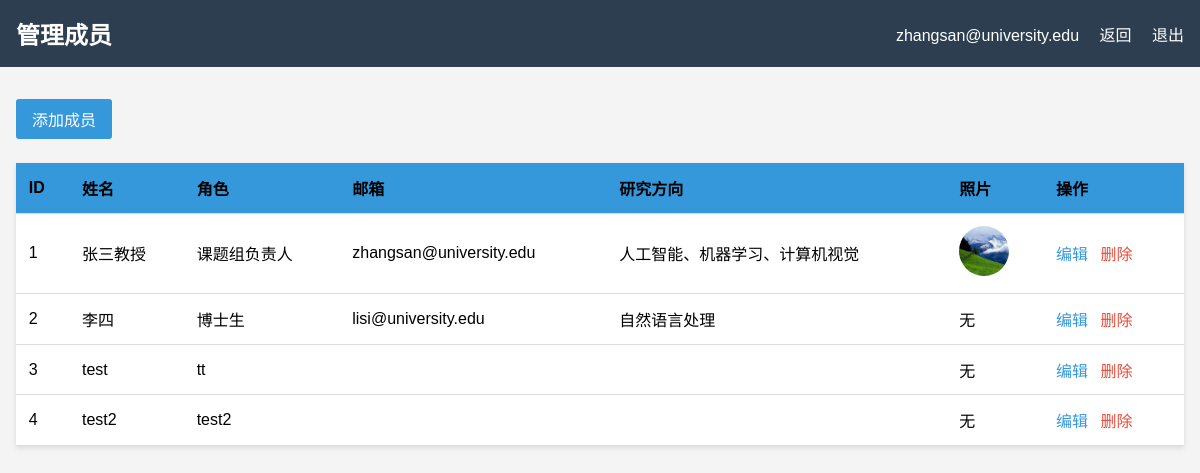
The app's page /admin/members (signed in), older data.
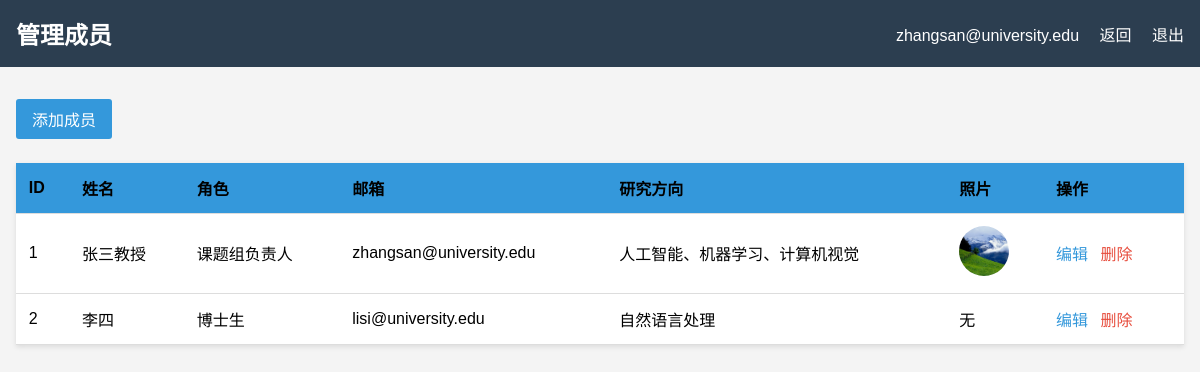
The same page, newer data.
### app.py (models this page shows)
class Member(db.Model):
    id = db.Column(db.Integer, primary_key=True)
    name = db.Column(db.String(100), nullable=False)
    role = db.Column(db.String(50), nullable=False)
    university = db.Column(db.String(100))          # 新增
    email = db.Column(db.String(100))
    research_area = db.Column(db.String(200))
    bio = db.Column(db.Text)
    photo_url = db.Column(db.String(200))
    stats = db.Column(db.JSON, default=[])
    publications = db.Column(db.JSON, default=[])
    projects = db.Column(db.JSON, default=[])
    news = db.Column(db.JSON, default=[])
    education = db.Column(db.JSON, default=[])
    experience = db.Column(db.JSON, default=[])

### app.py (the view)
@app.route('/admin/members')
@login_required
def admin_members():
    members = Member.query.all()
    return render_template('admin/members.html', members=members)

### app.py (called while the page is built)
def login_required(f):
    @wraps(f)
    def decorated_function(*args, **kwargs):
        if not session.get('logged_in'):
            flash('请先登录', 'warning')
            return redirect(url_for('login', next=request.url))
        return f(*args, **kwargs)
    return decorated_function

### templates/admin/members.html (shortened to what this page needs)
<!DOCTYPE html>
<html lang="zh-CN">
<head>
</head>
<body>
    <header class="admin-header">
        <h1>管理成员</h1>
        <div>
            <span>{{ session.username }}</span>
            <a href="{{ url_for('admin_dashboard') }}">返回</a>
            <a href="{{ url_for('logout') }}">退出</a>
        </div>
    </header>
    <div class="admin-container">
        <div class="toolbar">
            <a href="{{ url_for('admin_member_add') }}" class="btn">添加成员</a>
        </div>
        <table>
            <thead>
                <tr class="table_title">
                    <th>ID</th>
                    <th>姓名</th>
                    <th>角色</th>
                    <th>邮箱</th>
                    <th>研究方向</th>
                    <th>照片</th>
                    <th>操作</th>
                </tr>
            </thead>
            <tbody>
                {% for member in members %}
                <tr>
                    <td>{{ member.id }}</td>
                    <td>{{ member.name }}</td>
                    <td>{{ member.role }}</td>
                    <td>{{ member.email }}</td>
                    <td>{{ member.research_area }}</td>
                    <td>
                        {% if member.photo_url %}
                            <img src="{{ url_for('static', filename=member.photo_url) }}" alt="头像" style="width:50px; height:50px; object-fit:cover; border-radius:50%;">
                        {% else %}
                            无
                        {% endif %}
                    </td>
                    <td class="actions">
                        <a href="{{ url_for('admin_member_edit', id=member.id) }}">编辑</a>
                        <a href="{{ url_for('admin_member_delete', id=member.id) }}" class="delete" onclick="return confirm('确定删除吗？')">删除</a>
                    </td>
                </tr>
                {% endfor %}
            </tbody>
        </table>
    </div>
</body>
</html>

### templates/admin/members.html (style rules this page uses)
* { margin:0; padding:0; box-sizing:border-box; }
body { font-family: 'Microsoft YaHei', sans-serif; background: #f4f4f4; }
.admin-header { background: #2c3e50; color: white; padding: 1rem; display: flex; justify-content: space-between; align-items: center; }
.admin-header h1 { font-size: 1.5rem; }
.admin-header a { color: white; text-decoration: none; margin-left: 1rem; }
.admin-container { max-width: 1200px; margin: 2rem auto; padding: 0 1rem; }
.toolbar { margin-bottom: 1.5rem; display: flex; justify-content: space-between; align-items: center; }
.btn { background: #3498db; color: white; padding: 0.5rem 1rem; text-decoration: none; border-radius: 3px; display: inline-block; }
table { width: 100%; background: white; border-collapse: collapse; box-shadow: 0 2px 5px rgba(0,0,0,0.1); }
th, td { padding: 0.8rem; text-align: left; border-bottom: 1px solid #ddd; }
th { background: #f2f2f2; }
.table_title th { background-color: #3498db; }
.actions a { margin-right: 0.5rem; text-decoration: none; color: #3498db; }
.actions a.delete { color: #e74c3c; }

Row changes from the older to the newer data that the page shows:
removed Member: id "3", name "test", role "tt", photo_url "无"
removed Member: id "4", name "test2", role "test2", photo_url "无"
